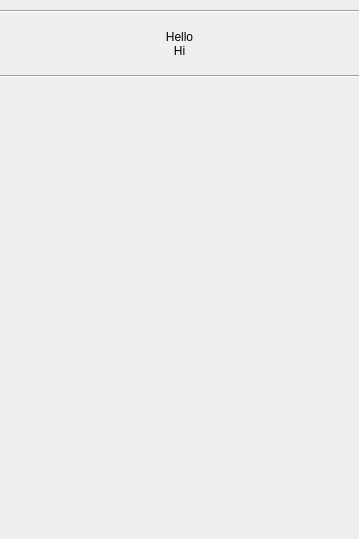
        <widget class="QWidget" name="scrollAreaWidgetContents_4">
         <property name="geometry">
          <rect>
           <x>0</x>
           <y>0</y>
           <width>359</width>
           <height>539</height>
          </rect>
         </property>
         <property name="minimumSize">
          <size>
           <width>0</width>
           <height>0</height>
          </size>
         </property>
         <layout class="QFormLayout" name="formLayout_4">
          <property name="horizontalSpacing">
           <number>0</number>
          </property>
          <property name="verticalSpacing">
           <number>0</number>
          </property>
          <property name="leftMargin">
           <number>0</number>
          </property>
          <property name="topMargin">
           <number>0</number>
          </property>
          <property name="rightMargin">
           <number>0</number>
          </property>
          <property name="bottomMargin">
           <number>0</number>
          </property>
          <item row="0" column="1">
           <layout class="QVBoxLayout" name="historyVerticalLayout">
            <property name="spacing">
             <number>6</number>
            </property>
            <property name="leftMargin">
             <number>0</number>
            </property>
            <property name="topMargin">
             <number>10</number>
            </property>
            <property name="rightMargin">
             <number>0</number>
            </property>
            <item>
             <layout class="QVBoxLayout" name="verticalLayout_2">
              <property name="topMargin">
               <number>0</number>
              </property>
              <property name="bottomMargin">
               <number>0</number>
              </property>
              <item>
               <widget class="Line" name="line">
                <property name="styleSheet">
                 <string notr="true"/>
                </property>
                <property name="orientation">
                 <enum>Qt::Horizontal</enum>
                </property>
               </widget>
              </item>
              <item>
               <widget class="QPushButton" name="pushButton">
                <property name="minimumSize">
                 <size>
                  <width>0</width>
                  <height>50</height>
                 </size>
                </property>
                <property name="styleSheet">
                 <string notr="true">QPushButton{
	border: none;
}</string>
                </property>
                <property name="text">
                 <string>Hello
Hi</string>
                </property>
               </widget>
              </item>
              <item>
               <widget class="Line" name="line_2">
                <property name="font">
                 <font>
                  <bold>false</bold>
                 </font>
                </property>
                <property name="orientation">
                 <enum>Qt::Horizontal</enum>
                </property>
               </widget>
              </item>
             </layout>
            </item>
            <item>
             <spacer name="historyVerticalSpacer">
              <property name="orientation">
               <enum>Qt::Vertical</enum>
              </property>
              <property name="sizeHint" stdset="0">
               <size>
                <width>20</width>
                <height>40</height>
               </size>
              </property>
             </spacer>
            </item>
           </layout>
          </item>
         </layout>
        </widget>
